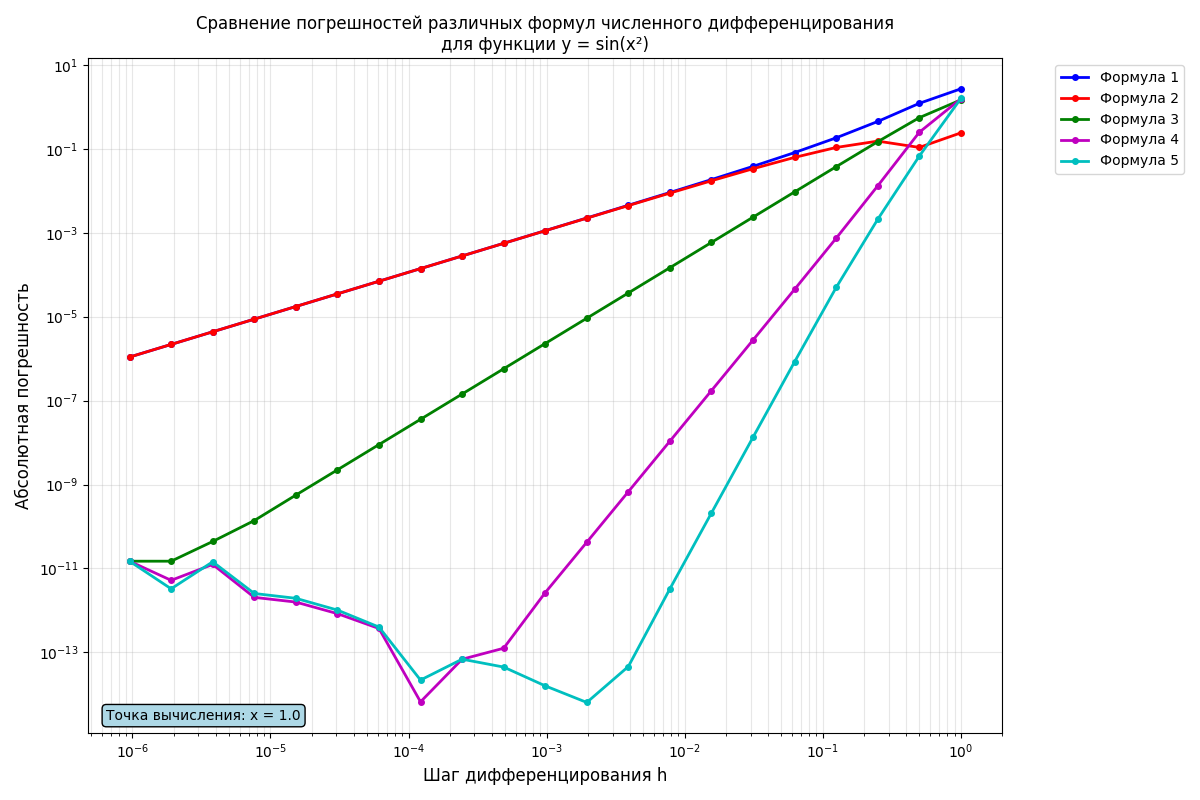

Python code for this plot:
import numpy as np
import matplotlib.pyplot as plt

def f(x):
    return np.sin(x**2)

def df_analytical(x):
    return 2 * x * np.cos(x**2)

def numerical_derivative1(x, h):
    return (f(x + h) - f(x)) / h

def numerical_derivative2(x, h):
    return (f(x) - f(x - h)) / h

def numerical_derivative3(x, h):
    return (f(x + h) - f(x - h)) / (2 * h)

def numerical_derivative4(x, h):
    return (4/3) * (f(x + h) - f(x - h)) / (2 * h) - (1/3) * (f(x + 2*h) - f(x - 2*h)) / (4 * h)

def numerical_derivative5(x, h):
    term1 = (3/2) * (f(x + h) - f(x - h)) / (2 * h)
    term2 = (3/5) * (f(x + 2*h) - f(x - 2*h)) / (4 * h)
    term3 = (1/10) * (f(x + 3*h) - f(x - 3*h)) / (6 * h)
    return term1 - term2 + term3

x0 = 1.0  
n_values = np.arange(1, 22) 
h_values = 2.0 / (2.0**n_values)  

true_derivative = df_analytical(x0)

errors1, errors2, errors3, errors4, errors5 = [], [], [], [], []

for h in h_values:
    num_deriv1 = numerical_derivative1(x0, h)
    errors1.append(abs(num_deriv1 - true_derivative))
    
    num_deriv2 = numerical_derivative2(x0, h)
    errors2.append(abs(num_deriv2 - true_derivative))
    
    num_deriv3 = numerical_derivative3(x0, h)
    errors3.append(abs(num_deriv3 - true_derivative))
    
    num_deriv4 = numerical_derivative4(x0, h)
    errors4.append(abs(num_deriv4 - true_derivative))
    
    num_deriv5 = numerical_derivative5(x0, h)
    errors5.append(abs(num_deriv5 - true_derivative))

plt.figure(figsize=(12, 8))
plt.loglog(h_values, errors1, 'bo-', linewidth=2, markersize=4, label='Формула 1')
plt.loglog(h_values, errors2, 'ro-', linewidth=2, markersize=4, label='Формула 2')
plt.loglog(h_values, errors3, 'go-', linewidth=2, markersize=4, label='Формула 3')
plt.loglog(h_values, errors4, 'mo-', linewidth=2, markersize=4, label='Формула 4')
plt.loglog(h_values, errors5, 'co-', linewidth=2, markersize=4, label='Формула 5')

plt.grid(True, which="both", ls="-", alpha=0.3)
plt.xlabel('Шаг дифференцирования h', fontsize=12)
plt.ylabel('Абсолютная погрешность', fontsize=12)
plt.title('Сравнение погрешностей различных формул численного дифференцирования\nдля функции y = sin(x²)', fontsize=12)

plt.text(0.02, 0.02, f'Точка вычисления: x = {x0}', 
         transform=plt.gca().transAxes, fontsize=10,
         bbox=dict(boxstyle="round,pad=0.3", facecolor="lightblue"))

plt.legend(bbox_to_anchor=(1.05, 1), loc='upper left')
plt.tight_layout()
plt.show()
